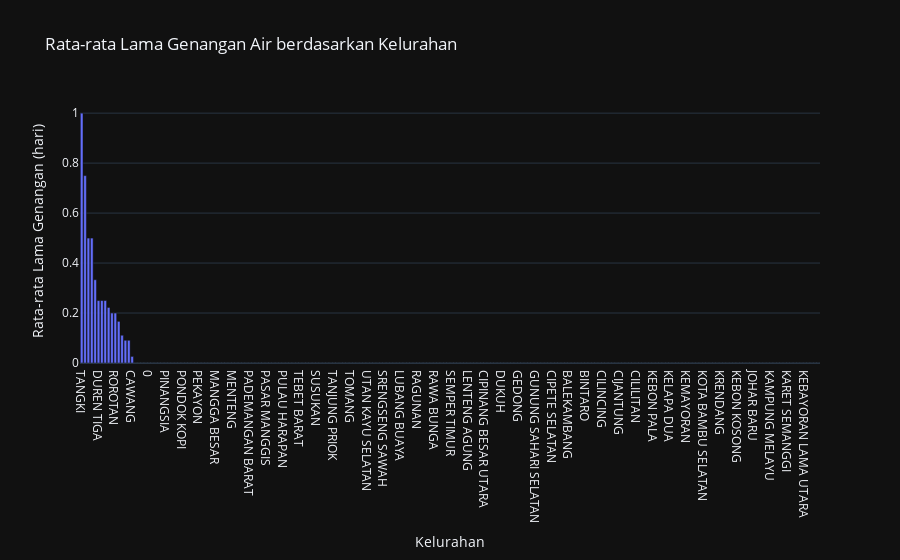

Notebook code cell kept with this figure:
### Code cell
fig = px.bar(rata_rata_lama_genangan_kelurahan, x='kelurahan', y='lama_genangan', title='Rata-rata Lama Genangan Air berdasarkan Kelurahan')
fig.update_xaxes(title_text='Kelurahan')
fig.update_yaxes(title_text='Rata-rata Lama Genangan (hari)')

fig.update_layout(template='plotly_dark')
fig.show()

### Figure 1 — Plotly figure (JSON) as saved in the notebook; plotly's stock layout.template omitted (floating-point values rounded to 4 significant figures; data arrays with more than 128 entries replaced by an {"elided": "..."} marker saying what was removed)
{"data": [{"alignmentgroup": "True", "hovertemplate": "kelurahan=%{x}<br>lama_genangan=%{y}<extra></extra>", "legendgroup": "", "marker": {"color": "#636efa", "pattern": {"shape": ""}}, "name": "", "offsetgroup": "", "orientation": "v", "showlegend": false, "textposition": "auto", "type": "bar", "x": {"elided": "220 str values"}, "xaxis": "x", "y": {"elided": "220 float values"}, "yaxis": "y"}], "layout": {"barmode": "relative", "legend": {"tracegroupgap": 0}, "title": {"text": "Rata-rata Lama Genangan Air berdasarkan Kelurahan"}, "xaxis": {"anchor": "y", "domain": [0, 1], "title": {"text": "Kelurahan"}}, "yaxis": {"anchor": "x", "domain": [0, 1], "title": {"text": "Rata-rata Lama Genangan (hari)"}}}}
